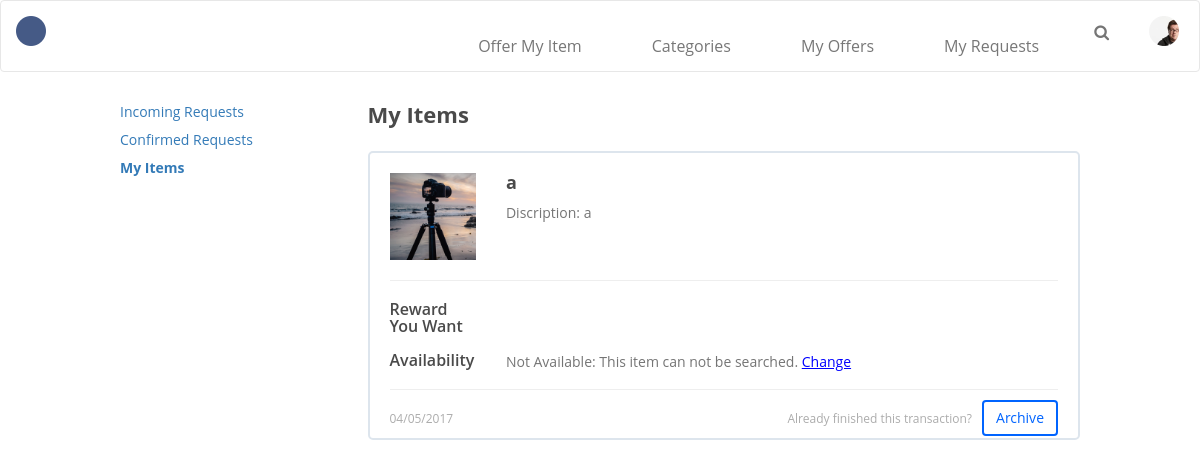
Page /rent/myalloffer (signed in) on the earlier database version.
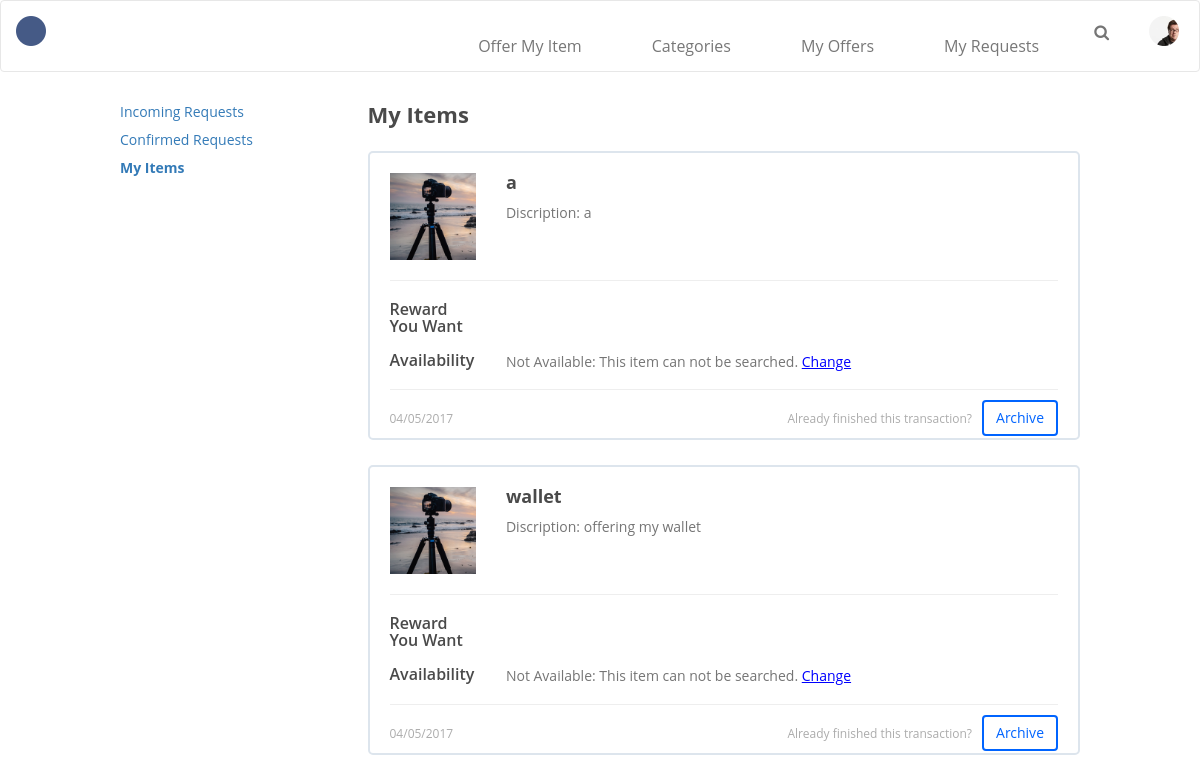
Same page on the later database version.
### rent/models.py (models this page shows, shortened)
class OfferingItem(models.Model):
	name = models.CharField(max_length=100)
	lender = models.ForeignKey(User)
	picture = models.FileField(upload_to=itemuploadpath, blank=True, null=True)
	content_type = models.CharField(max_length=50, blank=True, null=True)
	description = models.TextField(max_length=300, blank=True, null=True)
	reward = models.CharField(max_length=100, blank=True)
	post_date = models.DateField(auto_now_add=True, blank=True, null=True)
	active = models.BooleanField(default=True, blank=False)
	available_from = models.DateField(blank=True, null=True)
	available_to = models.DateField(blank=True, null=True)

### rent/views.py (the view)
def myalloffer(request):
	context = {}
	my_items = OfferingItem.objects.filter(lender=request.user)
	context['my_items'] = my_items
	return render(request, 'rent/myoffers-myitems.html', context)

### rent/templates/rent/myoffers-myitems.html (shortened to what this page needs)
{% extends "rent/base.html" %}
{% block customized_static %}
{% load static %}
        <link rel="stylesheet" type="text/css" href="{% static 'rent/css/style.css' %}">
        <link rel="stylesheet" type="text/css" href="../../static/rent/css/myoffers.css">
        <link rel="stylesheet" href="//cdnjs.cloudflare.com/ajax/libs/jasny-bootstrap/3.1.3/css/jasny-bootstrap.min.css">
{% endblock %}
{% block bodycontent %}
        <section class="main-container">
            <div class="row">
                <nav class="col-sm-3 col-md-3 col-lg-3 bs-docs-sidebar hidden-print" role="complementary">
                    <div class="subnav-list">
                        <ui>
                            <li class="subnav clickable"><a href="{% url 'incomingoffer' %}">Incoming Requests</a></li>
                            <li class="subnav clickable"><a href="{% url 'confirmedoffer' %}">Confirmed Requests</a></li>
                            <li class="subnav-chosen clickable"><a href="{% url 'myalloffer' %}">My Items</a></li>
                        </ui>
                    </div>
                </nav>
                <div class="col-sm-9 col-md-9 col-lg-9" role="main">
                    <div class="h1">My Items</div>
                    {% for i in my_items %}
                    <div class="myoffer-incoming gray-border incoming-gray-border">
                        <div class="">
                            <div class="row">
                                <div class="col-xxs col-xs-4 col-sm-3 col-md-2 col-lg-2">
                                    <img class="image-fill" src="../../static/rent/image/Photo-Tripod.png"></img>
                                </div>
                                <div class="col-xxs col-xs-8 col-sm-9 col-md-10 col-lg-10">
                                    <div class="myoffer-title">
                                        <div class="h2 myoffer-title-description">
                                            {{i.name}}
                                        </div>
                                    </div>
                                    <div class="myoffer-description">
                                        Discription: {{i.description}}
                                    </div>
                                </div>
                            </div>
                            <hr>
                            <div class="row margin-in-section">
                                <div class="col-xxs col-xs-4 col-sm-3 col-md-2 col-lg-2">
                                    <div class="h3 incoming-sub-title">
                                        Reward You Want
                                    </div>
                                </div>
                                <div class="col-xxs col-xs-8 col-sm-9 col-md-10 col-lg-10">
                                </div>
                            </div>
                            <div class="row margin-in-section ">
                                <div class="col-xxs col-xs-4 col-sm-3 col-md-2 col-lg-2">
                                    <div class="h3 incoming-reward">
                                        Availability
                                    </div>
                                </div>
                                <div class="col-xxs col-xs-8 col-sm-9 col-md-10 col-lg-10">
                                    <div class="body">
                                        Not Available: This item can not be searched. <span class="hyperlink">Change</span>
                                    </div>
                                </div>
                            </div>
                        </div>
                        <hr id="incoming-line">
                        <div>
                            <div class="caption-2 incoming-time">
                                04/05/2017
                            </div>
                            <button class="btn btn-secondary btn-secondary-blue right ">
                                Archive
                            </button>
                            <div class="body inlineblock right caption-2" id="notes">
                                Already finished this transaction?
                            </div>
                        </div>
                    </div>
                    {% endfor %}
                </div>
            </div>
        </section>
        {% endblock %}

### rent/templates/rent/base.html (shortened to what this page needs)
<!DOCTYPE html>
<html>
<head>
		<link rel="stylesheet" href="https://maxcdn.bootstrapcdn.com/bootstrap/3.3.7/css/bootstrap.min.css">
		<link rel="stylesheet" href="../../static/rent/css/font-awesome-4.7.0/css/font-awesome.min.css">
        <link rel="stylesheet" type="text/css" href="../../static/rent/css/search.css">
        <link rel="stylesheet" type="text/css" href="../../static/rent/css/style.css">
        {% block customized_static %}{% endblock %}
</head>
<body>
	<nav class="navbar navbar-default">
            <div class="navbar-header">
				<a href="{% url 'home' %}" class="navbar-brand">
					<img alt="Brand" src="../../static/rent/image/brand.png">
				</a>
            </div>
            <div class="collapse navbar-collapse" id="navbar-collapse">
                <ul class="nav navbar-nav navbar-right" id="nav-menu">
                    <li><a href="{% url 'offer_item' %}">Offer My Item</a></li>
                    <li><a href="#">Categories</a></li>
                    <li><a href="{% url 'incomingoffer' %}">My Offers</a></li>
                    <li><a href="#">My Requests</a></li>
                    <li><i class="fa fa-search" aria-hidden="true"></i></li>
                    <li id="nav-user">
                         <img src="../../static/rent/image/avatar.png" alt="">
                    </li>
                </ul>
            </div>
        </nav>
        {% block bodycontent %}{% endblock %}
</body>
</html>

### rent/static/rent/css/search.css (style rules this page uses)
.main-container { max-width: 1200px; }

### rent/static/rent/css/myoffers.css (style rules this page uses)
#incoming-line { margin: 10px 0px 10px 0px; }
.incoming-gray-border { padding-bottom: 10px; }
.incoming-time { display: inline-block; margin-top: 10px; }
.myoffer-incoming { margin-top: 25px; }
.myoffer-incoming .myoffer-title .myoffer-title-description { display:block; }
.myoffer-incoming .margin-in-section { margin-top: 6px; }
.incoming-reward { margin-top: auto; }
#notes { margin-top: 10px; margin-right: 10px; }

### rent/static/rent/css/elements.css (style rules this page uses)
* { font-family: "Open Sans", sans-serif; }
body { box-sizing: border-box; }
.h1 { font-size: 22px; font-weight: bold; color: #4a4a4a; margin-top: 0px; }
.h2 { font-size: 18px; font-weight: bold; color: #4a4a4a; margin-top: 0px; }
.h3 { font-size: 16px; font-weight: 600; color: #4a4a4a; margin-top: 0px; }
.subnav { font-size: 14px; color: #4a4a4a; }
.subnav-chosen { font-size: 14px; color: #4a4a4a; font-weight: bold; }
body { font-size: 14px; color: #757575; }
.caption-2 { font-size: 12px; color: #757575; opacity: 0.6; }
.btn-secondary { background-color: white; -webkit-transition-duration: 0.4s; transition-duration: 0.4s; font-size: 14px; }
.btn-secondary-blue { border: 2px solid #0064ff; color: #0064ff; }
.right { float: right; }
nav #nav-menu li { font-size: 16px; padding-left: 20px; padding-right: 20px; padding-top: 20px; cursor: pointer; }
.navbar { min-height: 60px; background-color: white; }
nav #nav-user img { width:30px; }
nav .navbar-brand img { width: 30px; }
nav #nav-menu #nav-user { padding-top: 15px; }
.subnav-list { list-style: none; margin-bottom: 15px; }
.subnav-list li { margin-bottom: 8px; }
.main-container { margin: auto; margin-top: 30px; max-width: 1200px; }
.gray-border { width: 100%; border-radius: 5px; border: solid 2px #dde5ed; padding: 2rem 2rem 2rem 2rem; }
.image-fill { width: 100%; }
.clickable { cursor: pointer; }
.inlineblock { display: inline-block; }
.hyperlink { color: blue; text-decoration: underline; }
button { border: none; background-color: none; }
@media only screen and (min-width: 768px) { .main-container { width: 95%; } }
@media only screen and (min-width: 992px) { .main-container { width: 80%; } }

Differences in the rows shown:
added OfferingItem: name "wallet", description "offering my wallet"
